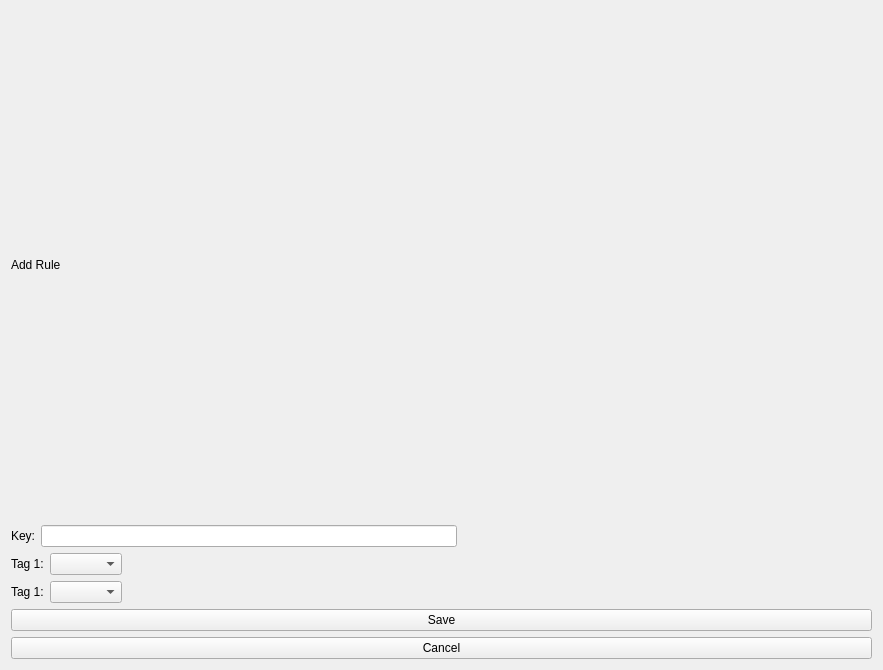
<?xml version="1.0" encoding="UTF-8"?>
<ui version="4.0">
 <class>Form</class>
 <widget class="QWidget" name="Form">
  <property name="geometry">
   <rect>
    <x>0</x>
    <y>0</y>
    <width>883</width>
    <height>670</height>
   </rect>
  </property>
  <property name="windowTitle">
   <string>Form</string>
  </property>
  <layout class="QVBoxLayout" name="verticalLayout">
   <item>
    <layout class="QHBoxLayout" name="horizontalLayout_4">
     <item>
      <widget class="QLabel" name="label_title">
       <property name="text">
        <string>Add Rule</string>
       </property>
      </widget>
     </item>
     <item>
      <spacer name="horizontalSpacer_4">
       <property name="orientation">
        <enum>Qt::Horizontal</enum>
       </property>
       <property name="sizeHint" stdset="0">
        <size>
         <width>40</width>
         <height>20</height>
        </size>
       </property>
      </spacer>
     </item>
    </layout>
   </item>
   <item>
    <layout class="QHBoxLayout" name="horizontalLayout_3">
     <item>
      <widget class="QLabel" name="label_key">
       <property name="text">
        <string>Key:</string>
       </property>
      </widget>
     </item>
     <item>
      <widget class="QLineEdit" name="lineEdit_key"/>
     </item>
     <item>
      <spacer name="horizontalSpacer">
       <property name="orientation">
        <enum>Qt::Horizontal</enum>
       </property>
       <property name="sizeHint" stdset="0">
        <size>
         <width>40</width>
         <height>20</height>
        </size>
       </property>
      </spacer>
     </item>
    </layout>
   </item>
   <item>
    <layout class="QHBoxLayout" name="horizontalLayout_2">
     <item>
      <widget class="QLabel" name="label_tag1">
       <property name="text">
        <string>Tag 1:</string>
       </property>
      </widget>
     </item>
     <item>
      <widget class="QComboBox" name="comboBox_tag1"/>
     </item>
     <item>
      <spacer name="horizontalSpacer_2">
       <property name="orientation">
        <enum>Qt::Horizontal</enum>
       </property>
       <property name="sizeHint" stdset="0">
        <size>
         <width>40</width>
         <height>20</height>
        </size>
       </property>
      </spacer>
     </item>
    </layout>
   </item>
   <item>
    <layout class="QHBoxLayout" name="horizontalLayout">
     <item>
      <widget class="QLabel" name="label_tag2">
       <property name="text">
        <string>Tag 1:</string>
       </property>
      </widget>
     </item>
     <item>
      <widget class="QComboBox" name="comboBox_tag2"/>
     </item>
     <item>
      <spacer name="horizontalSpacer_3">
       <property name="orientation">
        <enum>Qt::Horizontal</enum>
       </property>
       <property name="sizeHint" stdset="0">
        <size>
         <width>40</width>
         <height>20</height>
        </size>
       </property>
      </spacer>
     </item>
    </layout>
   </item>
   <item>
    <widget class="QPushButton" name="pushButton_save">
     <property name="text">
      <string>Save</string>
     </property>
    </widget>
   </item>
   <item>
    <widget class="QPushButton" name="pushButton_cancel">
     <property name="text">
      <string>Cancel</string>
     </property>
    </widget>
   </item>
  </layout>
 </widget>
 <resources/>
 <connections/>
</ui>
